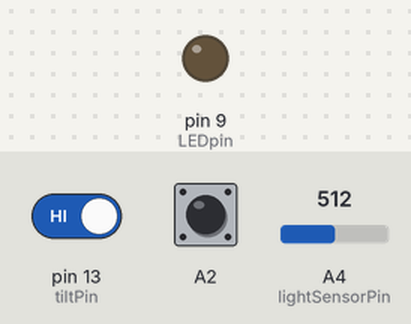
The sketch below on a simulated Arduino Uno, built with avr-gcc and run on an emulated ATmega328P. On the bench: output pins drawn as LEDs (lit = HIGH). The inputs (shaded band) are chosen by the test bench; at power-on: A2 HIGH, pin 13 (tiltPin) HIGH, A4 (lightSensorPin) = 512. What the sketch prints to the serial monitor is not drawn.

Above: at 1.2 s.
1.3 s: A2 pulled LOW for 0.15 s
At 1.44 s:
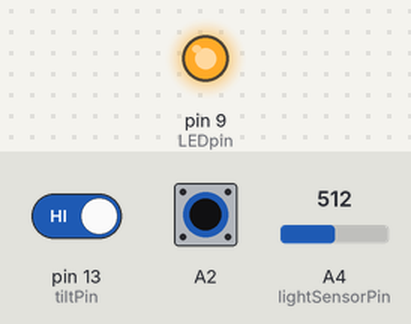
6.0 s: pin 13 (tiltPin) driven LOW
8.0 s: A2 pulled LOW for 1 s
At 10.0 s:
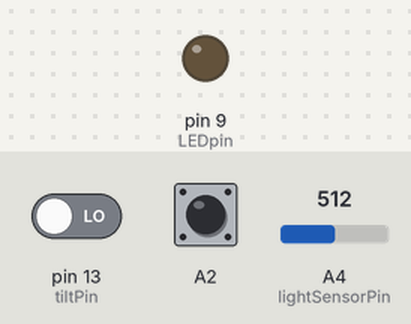
10.5 s: A2 pulled LOW for 3.2 s
At 11.5 s:
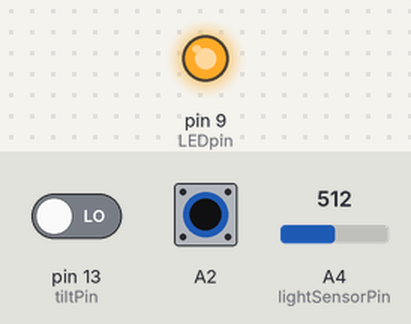
16.7 s: A4 (lightSensorPin) set to 46
18.2 s: A4 (lightSensorPin) set to 56
Timing chart, 0 to 21.0 s (numbered marks = the images above; inputs shaded):
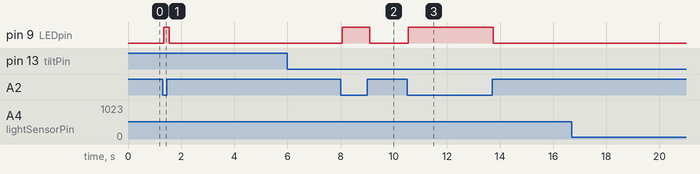

Measured:
- after the input at 1.3 s, pin 9 (LEDpin): LOW → HIGH at once, → LOW 0.21 s later
- after the input at 8.0 s, pin 9 (LEDpin): LOW → HIGH after 0.06 s, → LOW 1.0 s later
- after the input at 10.5 s, pin 9 (LEDpin): LOW → HIGH at once, → LOW 3.2 s later
- after the input at 16.7 s, every drawn part: stays the same

The sketch:

tidd-cubo4.ino
```cpp
#include <CapacitiveSensor.h>

// light sensor
int lightSensorValue = 0; // light sensor value
int threshold = 50;
int lightSensorPin = A4; // set A4 as pin sensor

// tilt sensor
int tiltState = 0; // tilt sensor state
int tiltPin = 13; // set 13 as pin sensor

// capacitive sensor
CapacitiveSensor   cs_A1_A2 = CapacitiveSensor(A1,A2);  // set A1 send pin and A2 as receive pin

// led
int LEDpin = 9; // set pin 9 as led

void setup() {

  // initialize serial communication
  Serial.begin(4800);

  // set LED pins as outputs
  pinMode(LEDpin,OUTPUT);

  // use interior resistor for pin tilt
  pinMode(tiltPin, INPUT);
  pinMode(13, INPUT_PULLUP);

}

void loop() {

//----- light sensor -----

  // read the value from the sensor
  lightSensorValue = analogRead(lightSensorPin);
  Serial.print("\t");
  //Serial.print(" Sensor Value: ");
  //Serial.println(lightSensorValue);

  // if the ambient light is bright, led off
  if(lightSensorValue>threshold){
    Serial.print("Color");
	digitalWrite(LEDpin, HIGH);
  }

  // if the ambient light is dark, led on
  else{
    Serial.println("No color");
    digitalWrite(LEDpin, LOW);


  }

  //----- tilt sensor -----

  // read the value from the sensor
  tiltState = digitalRead(tiltPin);
  Serial.print("\t");

  // if the tilt is up: tiltState is HIGH and turn the led on
  if (tiltState == HIGH) {
    Serial.print("Flip");
    digitalWrite(LEDpin, HIGH);
  }
  else {
    Serial.print("Hold");
    digitalWrite(LEDpin, LOW);
  }

  //----- capacitive sensor -----

  // check on performance in milliseconds, tab character and print value
  long start = millis();
  long total1 =  cs_A1_A2.capacitiveSensor(30);
    //Serial.print(millis() - start);
    Serial.print("\t");
    //Serial.println(total1);

  // if touched
  if(total1>300 && total1<5000){
    Serial.print("Vibrate");
        // turn led on
	digitalWrite(LEDpin, HIGH);
  }
  else{
    Serial.print("Still");
        // turn led off
       digitalWrite(LEDpin, LOW);
  }


  // delay between readings:
  delay(100);
}
```
